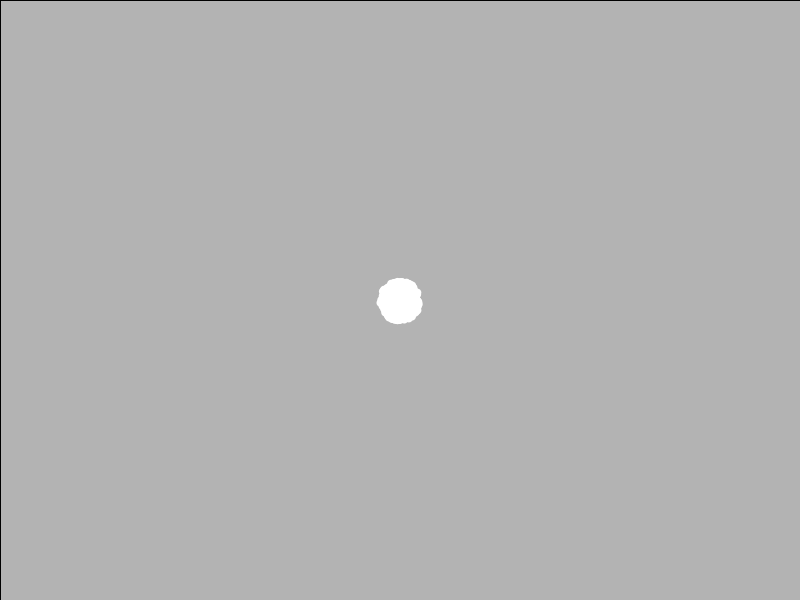
Frame 1 (no input)
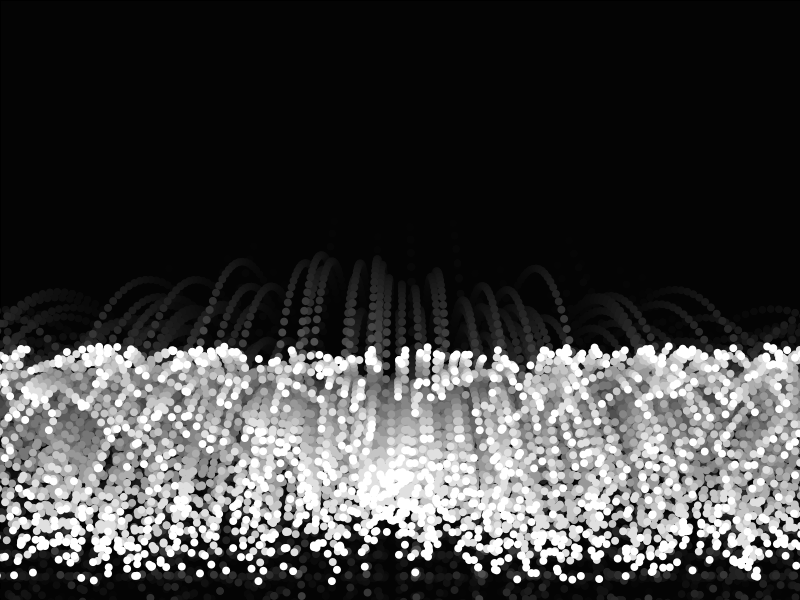
Frame 60 (the mouse pressed at the canvas centre just before this capture)
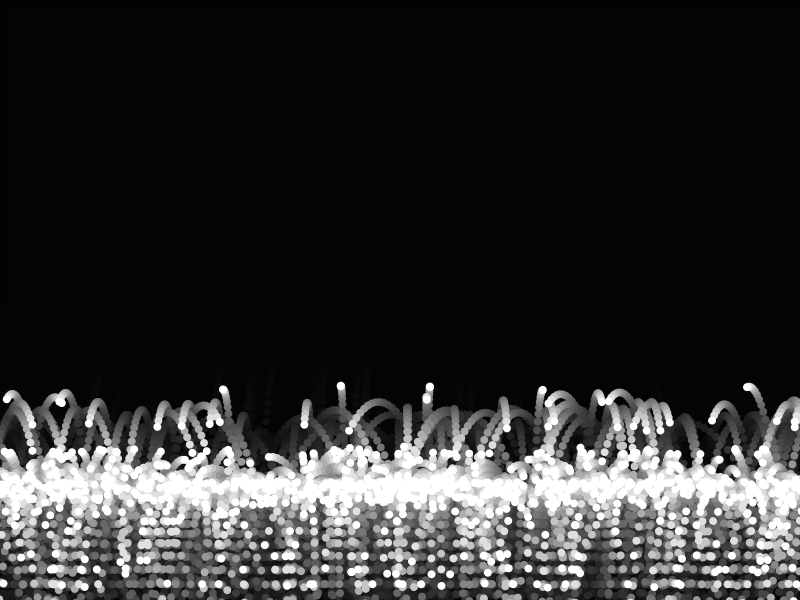
Frame 120 (the mouse held since frame 60 and released just before this capture)

The Processing sketch that drew these frames (run headless with seeded random() and noise(); from frame 60 on, the mouse is pressed at the canvas centre):

// Processing sketch: chapter03
// ── chapter03.pde
int NUM = 1000;
ParticleVec2[] particles = new ParticleVec2[NUM];

void setup() {
  size(800, 600);
  frameRate(60);
  
  for (int i = 0; i < NUM; i++) {
    particles[i] = new ParticleVec2();
    particles[i].location.set(width/2, height/2);

    float angle = random(PI * 2.0);
    float length = random(20);
    float posX = cos(angle) * length;
    float posY = sin(angle) * length;
    particles[i].acceleration.set(posX, posY);
    
    particles[i].gravity.set(0.0, 1.0);
    particles[i].friction = 0.01;
  }
}

void draw() {
  // 背景をフェードさせる
  fill(0, 31);
  rect(0, 0, width, height);
  noStroke();
  fill(255);
  
  for (int i = 0; i < NUM; i++) {
    particles[i].update();
    particles[i].draw();
    particles[i].bounceOffWalls();
    // particles[i].throughWalls();
  }
}

void mouseReleased() {
  for (int i = 0; i < NUM; i++) {
    float angle = random(PI * 2.0);
    float length = random(20);
    PVector force = new PVector(cos(angle) * length, sin(angle) * length);
    particles[i].addForce(force);
  }
}

// ── ParticleVec2.pde
class ParticleVec2 {
  PVector force; // 力
  PVector acceleration; // 加速度
  PVector location; // 位置
  PVector velocity; // 速度
  PVector gravity; // 重力
  float mass; // 質量
  float friction; // 摩擦力
  PVector min; // 稼働範囲(min)
  PVector max; // 稼働範囲(max)
  float radius; // パーティクル半径

  ParticleVec2() {
    radius = 4.0;
    mass = 1.0;
    friction = 0.01;
    location = new PVector(0.0, 0.0);
    velocity = new PVector(0.0, 0.0);
    acceleration = new PVector(0.0, 0.0);
    gravity = new PVector(0.0, 0.0);
    min = new PVector(0.0, 0.0);
    max = new PVector(width, height);
  }
  
  void update() {
    acceleration.add(gravity);
    velocity.add(acceleration);
    velocity.mult(1.0 - friction);
    location.add(velocity);
    acceleration.set(0, 0);
  }
  
  void draw() {
    ellipse(location.x, location.y, mass * radius * 2, mass * radius * 2);
  }
  
  void bounceOffWalls() {
    if (location.x > max.x) {
      location.x = max.x;
      velocity.x *= -1;
    }
    if (location.x < min.x) {
      location.x = min.x;
      velocity.x *= -1;
    }
    if (location.y > max.y) {
      location.y = max.y;
      velocity.y *= -1;
    }
    if (location.y < min.y) {
      location.y = min.y;
      velocity.y *= -1;
    }  
  }
  
  void throughWalls() {
    if (location.x > max.x) {
      location.x = min.x;
    }
    if (location.x < min.x) {
      location.x = max.x;
    }
    if (location.y > max.y) {
      location.y = min.y;
    }
    if (location.y < min.y) {
      location.y = max.y;
    } 
  }
  
  void addForce(PVector force) {
    force.div(mass);
    acceleration.add(force);
  }
}
